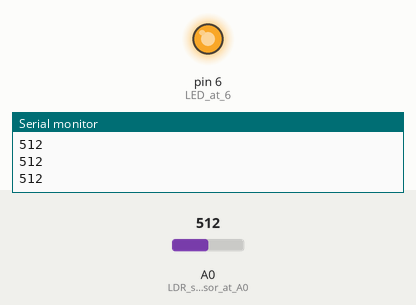
Simulated run of this sketch. Board: Arduino Uno, built with avr-gcc and run on an emulated ATmega328P. On the bench: output pins drawn as LEDs (lit = HIGH), the last lines printed to the serial monitor. The test bench sets the inputs (shaded band); at power-on: A0 (LDR_sensor_at_A0) = 512.

Above: at 1.2 s.
1.3 s: A0 (LDR_sensor_at_A0) set to 716
At 2.5 s:
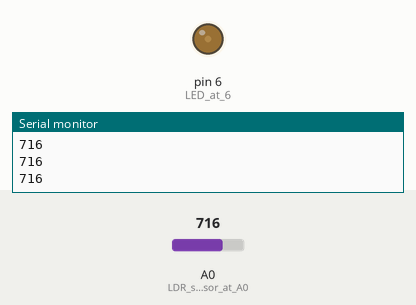
2.8 s: A0 (LDR_sensor_at_A0) set to 245
At 3.7 s:
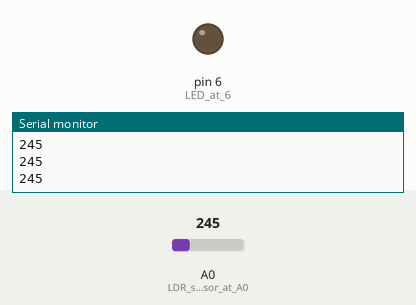
Timing chart, 0 to 5.8 s (numbered marks = the images above; inputs shaded):
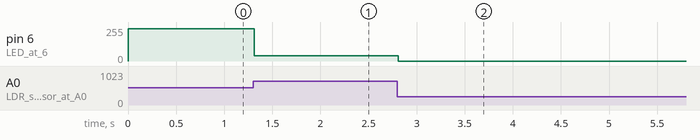

Measured:
- after the input at 1.3 s, pin 6 (LED_at_6): 243/255 → 39/255 at once
- after the input at 2.8 s, pin 6 (LED_at_6): 39/255 → 0/255 at once

The sketch:

PID_controler_auto_Adjust_lighting.ino
```cpp
/*in this code, using PID controller contorl the intensity or brightness in a place.
 * using thi code, in a place light will be automatic adjusted.
 * here we measure the light intensity or brightness using the LDR.the value of the LED is independent
 * our main gola is to using the value of LDR in the PID controller algorithom
 * automatic adjust the light intensity or brightness.
*/

//int cumalativeError=0;
//int intregralActiveZone=450;

int
  derivative=0,
  porportional=0,
  integral=0;
float kp,ki,kd;
int last_proportional=0;
int LDR_sensor_value=0,present_Sensor_value=0;
float pid;
void setup() {
  pinMode(A0,INPUT);//LDR sensor at A0
  pinMode(6,OUTPUT);//LED at 6
  Serial.begin(9600);
}

void loop() {
  LDR_sensor_value=analogRead(A0);
  analogWrite(6,150);
PID();
//for debag
Serial.println("LDR_sensor_value");
Serial.println(LDR_sensor_value);

}

void PID(){
  while(1){

present_Sensor_value=LDR_sensor_value;

   /* int intregralActiveZone=450;
    *  int error=500- present_Sensor_valu
    *  if(error<intregralActiveZone && error!=0){
    *  cumalativeError+=error;
    *  }
    *  else{
    *  cumalativeError=0;
    *  }
    *  if(error!=0){
    *  int proportion=error * kp;
    int intergral=cumalativeError *ki;
    int derivative=(error-lastError)*kd;
    *  }


int lastError=error;

  */

  porportional=present_Sensor_value-500;//here 500 is the terget value where i want to keep my value or this is the my tergated weighted sum of the tergate value or this mean i want that my sensor value is always 500, this the desire value for which i will use PID algorithom
  derivative=porportional-last_proportional;
  last_proportional=porportional;
  kp=1;
  ki=0.005;
  kd=0.1;


 pid=porportional*kp + integral*ki + derivative*kd;

const int max=255;
  if(pid>max)
   {pid=max;
   analogWrite(6,pid);
   }
  if(pid<-max)
  { pid= (-1*max);
  analogWrite(6,pid);
   }

  if(pid<0)
  {
   analogWrite(6,max+pid);
  }
  else
  {
   analogWrite(6,max-pid);
  }


LDR_sensor_value=analogRead(A0);
Serial.println(LDR_sensor_value);

//delay(100);

  if(present_Sensor_value==500)
    return; //break the while loop


  }

}
```
